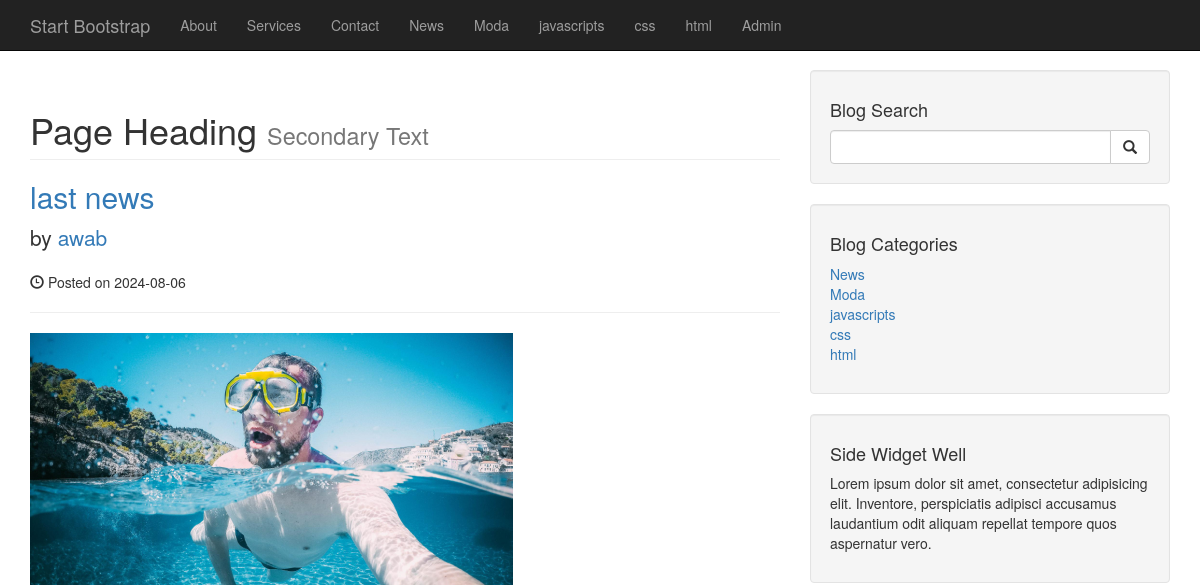
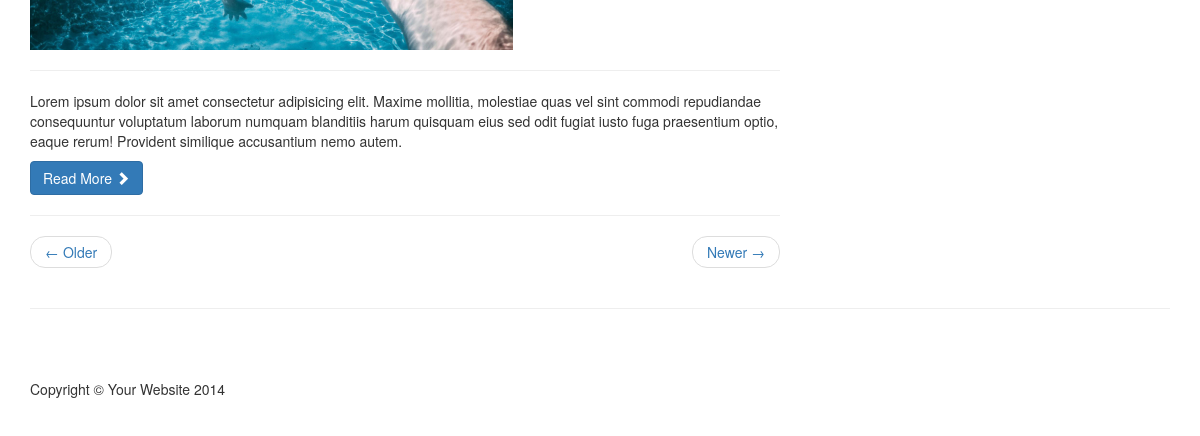
Before: / with the older database file (2 pictures, top to bottom).
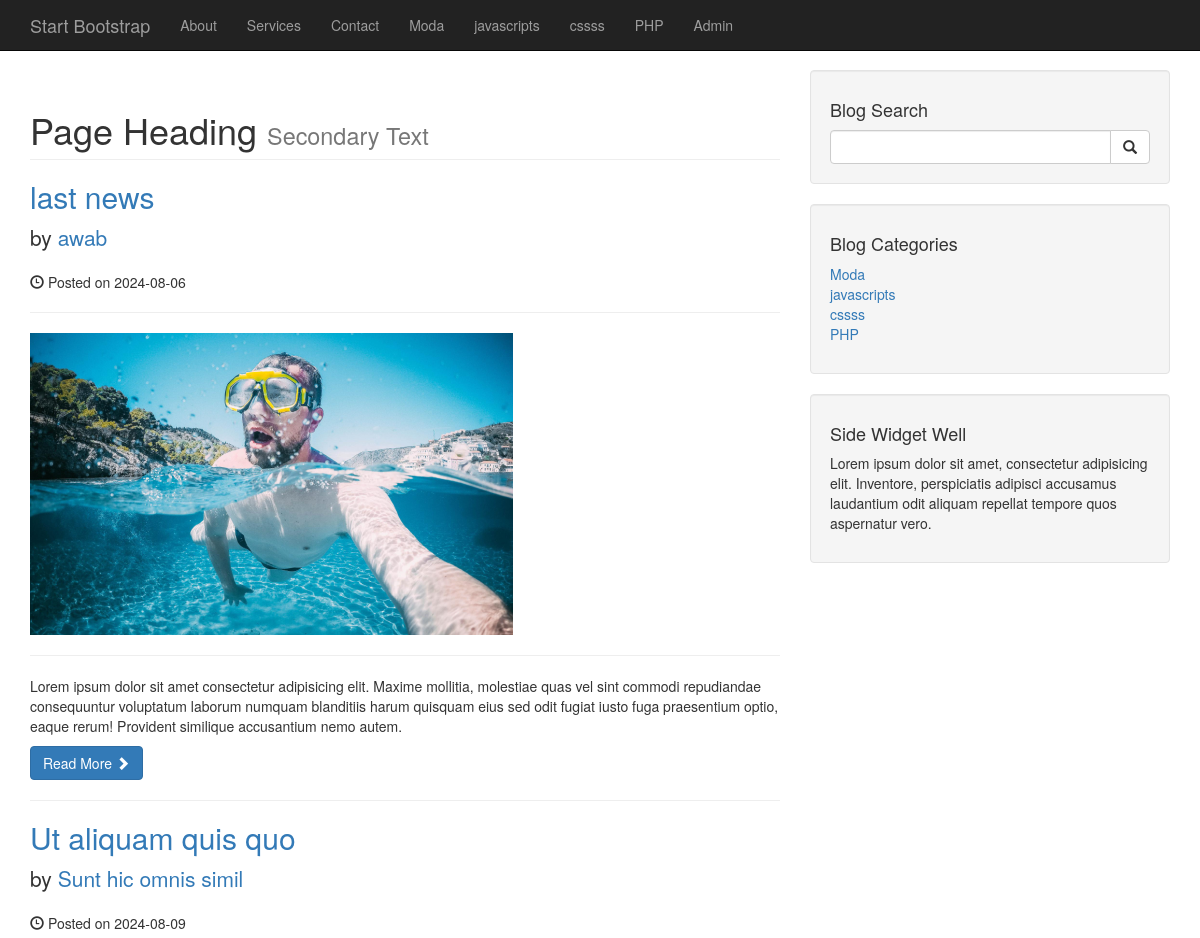
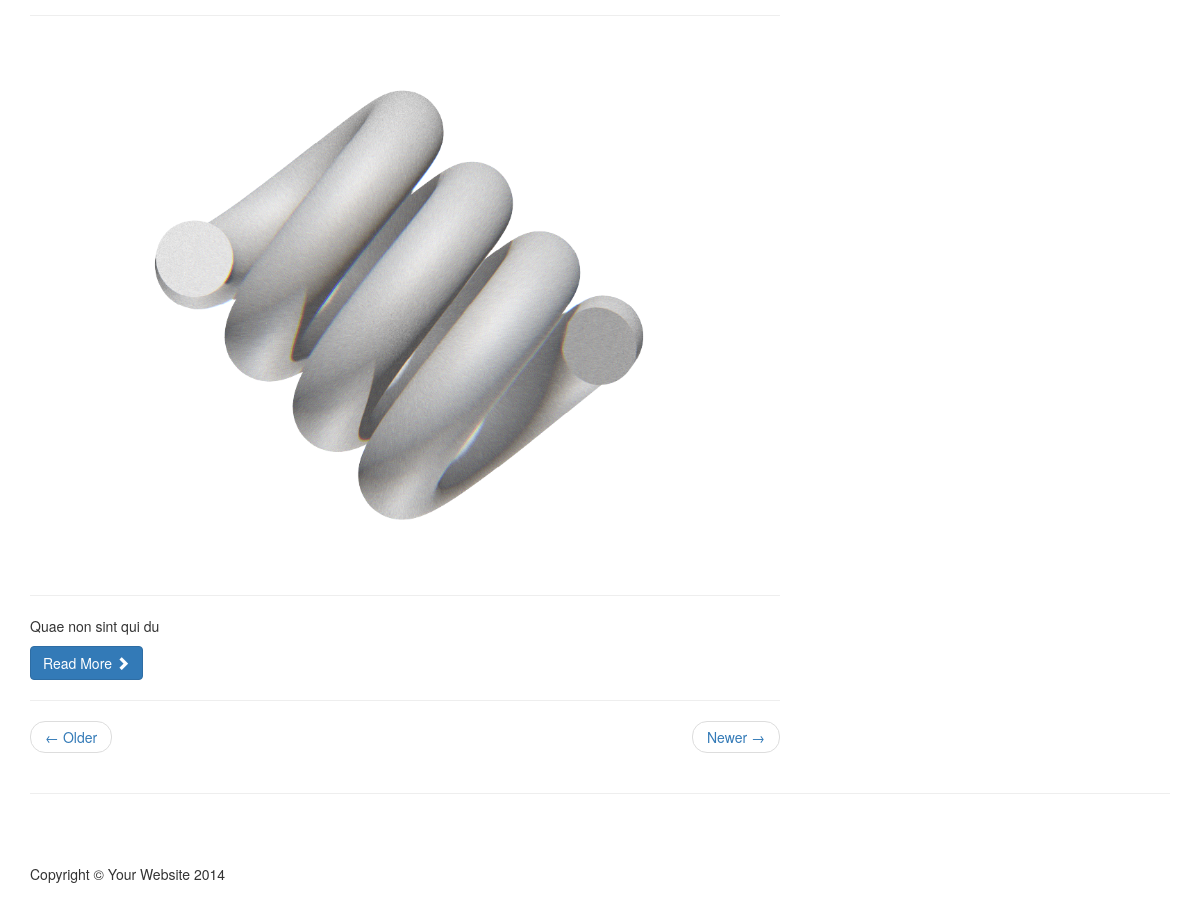
After: the same page with the newer database file (2 pictures, top to bottom).
### tables this page shows
CREATE TABLE `category` (
  `cat_id` int(11) NOT NULL,
  `cat_title` varchar(255) NOT NULL
);

CREATE TABLE `posts` (
  `post_id` int(3) NOT NULL,
  `post_cat_id` int(3) NOT NULL,
  `post_title` varchar(225) NOT NULL,
  `post_author` varchar(225) NOT NULL,
  `post_user` varchar(225) NOT NULL,
  `post_date` date NOT NULL,
  `post_image` text NOT NULL,
  `post_content` text NOT NULL,
  `post_tags` varchar(225) NOT NULL,
  `post_comment_count` int(11) NOT NULL,
  `post_status` varchar(225) NOT NULL DEFAULT 'draft',
  `post_views_count` int(11) NOT NULL
);

### includes/db.php (called while the page is built, shortened)
<?php
$connection =   mysqli_connect( DB_HOST , DB_USER , DB_PASSWORD , DB_NAME ); ;
$query = "SELECT * FROM category ";
$select_all_categories = mysqli_query($connection , $query);
$query = "SELECT * FROM category ";
$select_all_categories_sidbar = mysqli_query($connection , $query);
$query_post = "SELECT * FROM posts ";
$select_all_posts = mysqli_query($connection , $query_post);
?>

### includes/template-parts/card-home.php (the view, shortened to what this page needs)
<?php   while($all_posts = mysqli_fetch_assoc($select_all_posts)): ?>
<h2>
    <a href="#"> <?=   $all_posts['post_title'] ?></a>
</h2>
<p class="lead">
    by <a href="index.php"><?=  $all_posts['post_author'] ?></a>
</p>
<p><span class="glyphicon glyphicon-time"></span> Posted on <?=  $all_posts['post_date'] ?></p>
<hr>
<img class="img-responsive" src="images/<?= $all_posts['post_image'] ?>" alt="">
<hr>
<p>
    <?=  $all_posts['post_content'] ?>
</p>
<a class="btn btn-primary" href="#">Read More <span class="glyphicon glyphicon-chevron-right"></span></a>
<hr>
<?php endwhile; ?>

### includes/header.php (shortened to what this page needs)
<?php
include 'includes/db.php';
?>
<!DOCTYPE html>
<html lang="en">
<head>
    <link href="css/bootstrap.min.css" rel="stylesheet">
    <link href="css/blog-home.css" rel="stylesheet">
</head>
<body>
    <nav class="navbar navbar-inverse navbar-fixed-top" role="navigation">
        <div class="container">
            <div class="navbar-header">
                <a class="navbar-brand" href="index.php">Start Bootstrap</a>
            </div>
            <div class="collapse navbar-collapse" id="bs-example-navbar-collapse-1">
                <ul class="nav navbar-nav">
                    <li>
                        <a href="#">About</a>
                    </li>
                    <li>
                        <a href="#">Services</a>
                    </li>
                    <li>
                        <a href="#">Contact</a>
                    </li>
                    <?php   while($all_categories = mysqli_fetch_assoc($select_all_categories)): ?>
                    <li><a href="#"><?php echo $all_categories['cat_title']; ?></a></li>
                    <?php endwhile ; ?>
                    <li>
                        <a href="admin/index.php">Admin</a>
                    </li>
                </ul>
            </div>
        </div>
    </nav>

### includes/categories.php (shortened to what this page needs)
<div class="well">
    <h4>Blog Categories</h4>
    <div class="row">
        <div class="col-lg-6">
            <ul class="list-unstyled">
                <?php   while($all_categories_side = mysqli_fetch_assoc($select_all_categories_sidbar)): ?>
                <li><a href="#"><?php echo $all_categories_side['cat_title']; ?></a></li>
                <?php endwhile ; ?>
            </ul>
        </div>
    </div>
</div>

Changed rows visible on the page:
removed category: cat_title "News"
removed category: cat_title "html"
changed category: cat_title "css" → "cssss"
added category: cat_title "PHP"
added posts: post_title "Ut aliquam quis quo", post_author "Sunt hic omnis simil", post_date "2024-08-09", post_image (picture), post_content "Quae non sint qui du"
